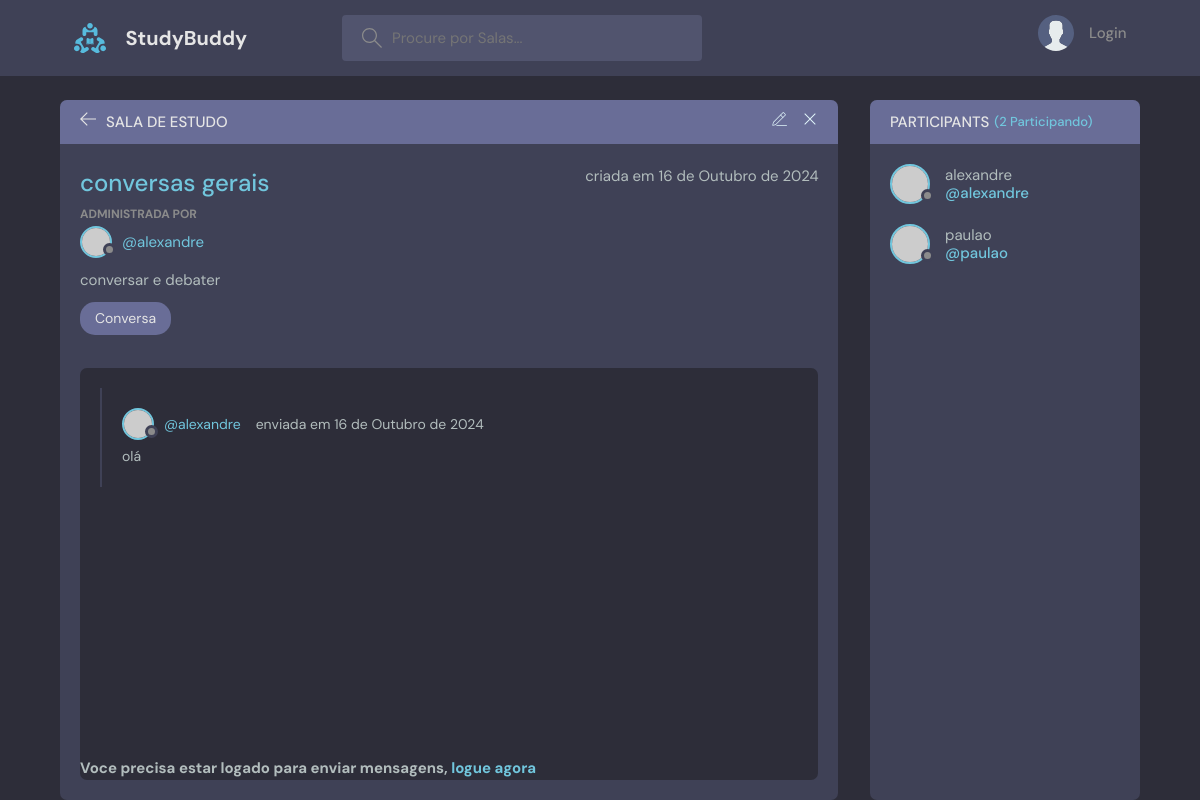
/room/12/, run on an earlier commit of the app's database.
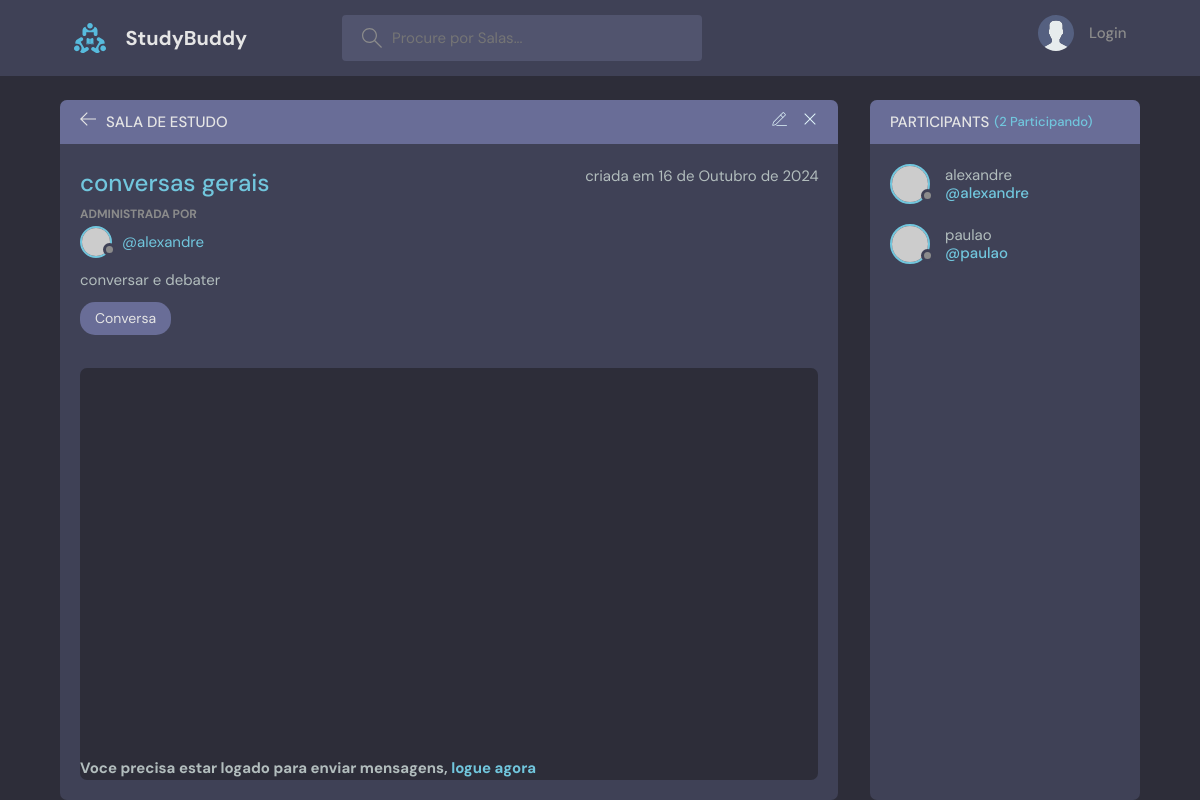
And on a later commit of the database.
### principal/models.py (models this page shows, shortened)
class Mensagem(models.Model):
    user = models.ForeignKey(User, on_delete=models.CASCADE)
    room = models.ForeignKey(Room, on_delete=models.CASCADE)
    texto = models.TextField()
    enviada = models.DateField(auto_now_add=True)

### principal/views.py (the view, shortened to what this page needs)
# urls.py: path('room/<int:pk>/', room, name='room'),
def room(request, pk):
    room = Room.objects.order_by('-criada').get(id=pk)
    participantes = room.participantes.all()
    mensagens_sala = room.mensagem_set.all().order_by('-enviada')
    context = {
        'room': room,
        'mensagens': mensagens_sala,
        'participantes': participantes
    }
    return render(request, 'principal/room.html', context)

### principal/models.py (called while the page is built)
    def __str__(self):
        return self.nome

### principal/templates/principal/room.html (shortened to what the changed rows need)
{% extends 'main.html' %}
{% block content %}
    <main class="profile-page layout layout--2">
      <div class="container">
        <div class="room">
          <div class="room__box scroll">
            <div class="room__conversation">
              <div class="threads scroll">
                {% for mensagem in mensagens %}
                <div class="thread">
                  <div class="thread__top">
                    <div class="thread__author">
                      <a href="{% url 'perfil-user' mensagem.user.id %}" class="thread__authorInfo">
                        <div class="avatar avatar--small">
                          <img src="https://randomuser.me/api/portraits/men/37.jpg" />
                        </div>
                        <span>@{{mensagem.user.username}}</span>
                      </a>
                      <span class="thread__date">enviada em {{mensagem.enviada}}</span>
                    </div>
                  </div>
                  <div class="thread__details">
                    {{mensagem.texto}}
                  </div>
                </div>
                {% endfor %}
              </div>
            </div>
          </div>
        </div>
        <div class="participants">
          <div class="participants__list scroll">
            {% for p in participantes %}
            <a href="{% url 'perfil-user' p.id %}" class="participant">
              <div class="avatar avatar--medium">
                <img src="https://randomuser.me/api/portraits/men/37.jpg" />
              </div>
              <p>
                {{p.username}}
                <span>@{{p.username}}</span>
              </p>
            </a>
            {% endfor %}
          </div>
        </div>
      </div>
    </main>
  {% endblock %}

What changed in the data, as far as the page shows it:
removed Mensagem: user.username "alexandre", enviada "16 de Outubro de 2024", texto "olá"
